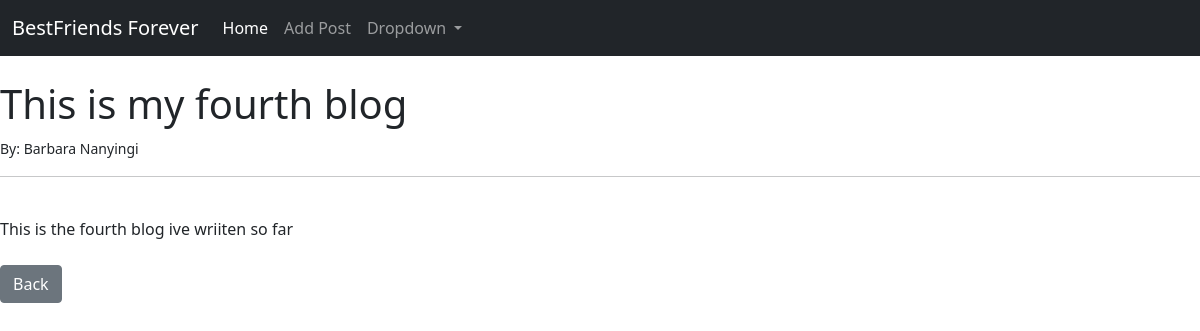
Screenshot of /article/4 with the database file from the repository.
### theblog/models.py (models this page shows, shortened)
class Post(models.Model):
     title = models.CharField(max_length=255)
     title_tag = models.CharField(max_length=255)
     author = models.ForeignKey(User, on_delete=models.CASCADE)
     body = models.TextField()

### theblog/views.py (the view)
# urls.py: path('article/<int:pk>', ArticleDetailView.as_view(), name='article'),
class ArticleDetailView(DetailView):
    model = Post
    template_name = 'article.html'

### theblog/templates/article.html (shortened to what this page needs)
{% extends 'base.html' %}
{% block content %}
<h1>{{ post.title }}</h1>
<small> By: {{post.author.first_name}} {{post.author.last_name}} </small><br/>
<hr>
<br/>
{{ post.body }}
<br/><br/>
<a href="{%url 'home' %}" class="btn btn-secondary"> Back </a>
{% endblock %}

### rows the page displays
Post: title "This is my fourth blog", author.first_name "Barbara", author.last_name "Nanyingi", body "This is the fourth blog ive wriiten so far"
